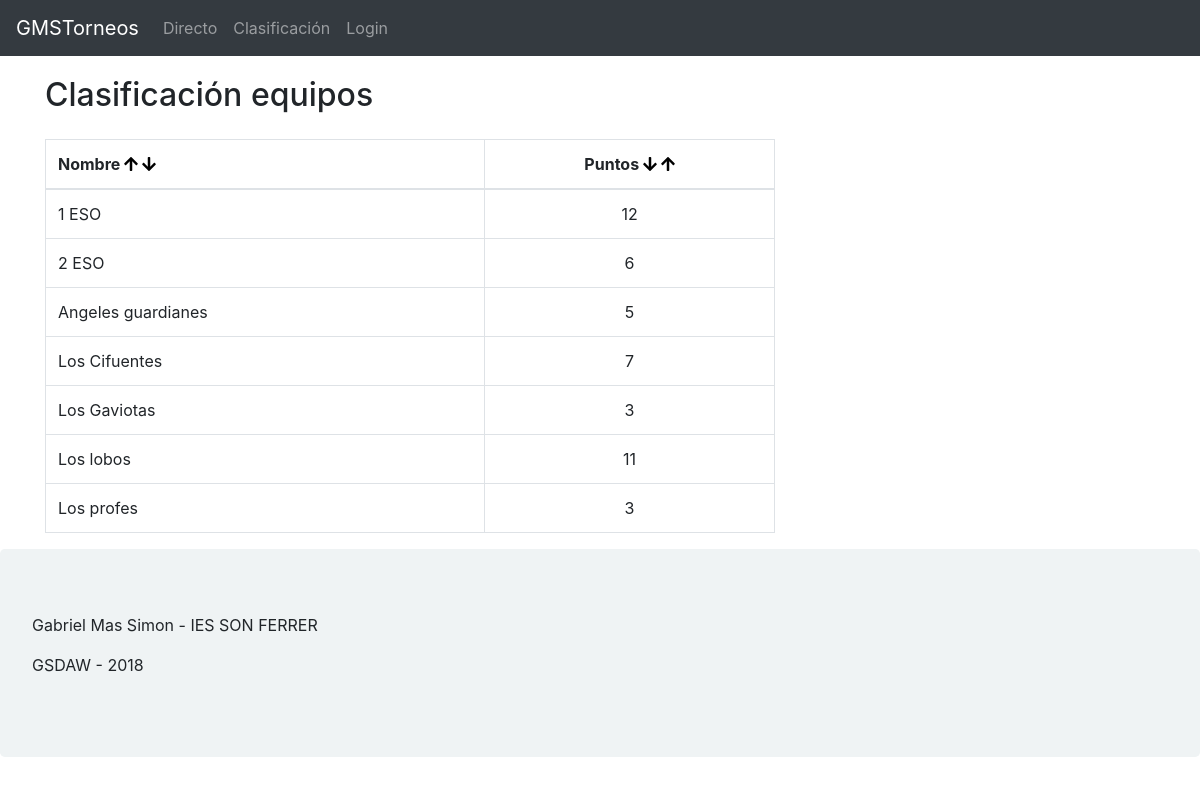
The app's page /index.php?controller=equipos&action=ordNombreAsc with its own data.
### tables this page shows
CREATE TABLE `equipos` (
  `id_equipo` int(10) NOT NULL,
  `nombre` varchar(20) NOT NULL,
  `puntos` int(10) DEFAULT '0',
  `id_partido` int(10) DEFAULT NULL
);

### controllers/equipos_controller.php (called while the page is built, shortened)
<?php
require_once("models/equipos_model.php");
class equipos_controller {
 function ordNombreAsc() {
    $equipo=new equipos_model();
    $datos=$equipo->ordNombreAsc();
    require_once("views/equipos_view.phtml");
  }
}
?>

### db/db.php (called while the page is built)
<?php
class Conectar{
    public static function conexion(){
        $conexion=new mysqli("localhost", "user", "user", "torneosgms");
        $conexion->query("SET NAMES 'utf8'");
        return $conexion;
    }
}
?>

### models/equipos_model.php (called while the page is built, shortened)
<?php
class equipos_model{
private $db;
private $equipos;
public function __construct(){
    $this->db=Conectar::conexion();
    $this->equipos=array();
}
 public function ordNombreAsc(){
    $consulta=$this->db->query("SELECT * FROM equipos ORDER BY nombre ASC;");
    while($filas=$consulta->fetch_assoc()){
        $this->equipos[]=$filas;
    }
    return $this->equipos;
}
}
?>

### views/equipos_view.phtml (the view, shortened to what this page needs)
<!DOCTYPE html>
<html lang="es">
<head>
</head>
<body>
  <?php include 'menu_view.phtml';?>
  <div class="container">
    <h2>Clasificación equipos</h2>
    <div class="row">
      <div class="col-md-8 col-12 table-responsive">
        <table class="table table-bordered">
          <thead>
            <tr>
              <th>Nombre
                <a href="index.php?controller=equipos&action=ordNombreAsc">
                  <i class="fas fa-arrow-up"></i>
                </a>
                <a href="index.php?controller=equipos&action=ordNombreDesc">
                  <i class="fas fa-arrow-down"></i>
                </a>
              </th>
              <th class="textoCentrado">Puntos
                <a href="index.php?controller=equipos&action=ordPuntosDesc">
                  <i class="fas fa-arrow-down"></i>
                </a>
                <a href="index.php?controller=equipos&action=ordPuntosAsc">
                  <i class="fas fa-arrow-up"></i>
                </a>
              </th>
            </tr>
          </thead>
          <tbody>
            <?php
                foreach ($datos as $dato) {
                  if (isset ($_SESSION['usuario'])) {
                    echo "
                    <tr>
                      <td>{$dato['nombre']}
                      </td>
                      <td class='textoCentrado'>
                      {$dato['puntos']}
                      </td>
                      <td class='textoCentrado'>
                      <a href=edicion.php?id={$dato['id_equipo']}><i class='fas fa-edit'></i></a>
                    </td>
                    <td class='textoCentrado'>
                      <a href=index.php?controller=equipos&action=delete&id={$dato['id_equipo']}><i class='fas fa-trash-alt'></i></a>
                    </td>
                  </tr>";
                  } else{
                    echo"
                    <tr>
                      <td>{$dato['nombre']}
                      </td>
                      <td class='textoCentrado'>
                      {$dato['puntos']}
                      </td>
                    </tr>
                    ";
                  }
                    }
            ?>
          </tbody>
        </table>
      </div>
      <div class="col-12 col-md-4">
      </div>
    </div>
  </div>
  <footer>
    <?php include 'footer_view.html';?> </footer>
</body>
</html>

### estilos.css (style rules this page uses)
a { text-decoration: none; color: black; }
table .textoCentrado { text-align: center; }
.textoCentrado { text-align: center; }
h2 { margin-top: 20px; margin-bottom: 25px; }
.jumbotron { background-color: #eff3f4 !important; }

### records on screen
equipos: nombre "1 ESO", puntos "12"
equipos: nombre "2 ESO", puntos "6"
equipos: nombre "Angeles guardianes", puntos "5"
equipos: nombre "Los Cifuentes", puntos "7"
equipos: nombre "Los Gaviotas", puntos "3"
equipos: nombre "Los lobos", puntos "11"
equipos: nombre "Los profes", puntos "3"
